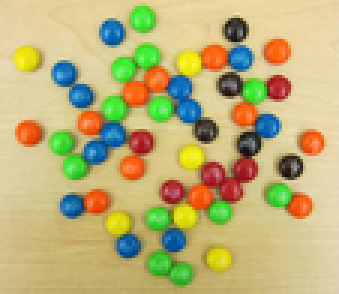
%> input picture ENGN4528_codes/ENGN4528_CLAB3/CV-lab4/mandm.png, 113 x 98 px, shrunk from 451 x 394 before the run (shown 3 times larger)
$ octave task1.m   (GNU Octave 9; MATLAB toolbox functions it lacks are replaced by stand-ins)
%> lines starting %> are read from the running program, lines starting %| are printed output that depends on the picture
### ENGN4528_codes/ENGN4528_CLAB3/CV-lab4/runK_means.m
function [  ] = runK_means( ImgName, factor, kValue, normFlag )
%> called with ImgName = 'mandm.png', factor = 1, kValue = 10, normFlag = 1
% This method used to run K means algorithm with given arguments

    Img = imread(ImgName);
%> Img is the input picture: size 98x113x3 uint8; mean R, G, B 188.3, 177.2, 120.1
%     figure('name', 'Input Colour Image');
%     imshow(Img);
%     Img = uint8(Img);
    display(size(Img));
%|     98   113     3

    % convert it to La*b* colour space
    cform   =  makecform('srgb2lab');
    lab = applycform(Img, cform); % get lab value space
%> lab: size 98x113x3 uint8; mean of channels 1, 2, 3 186.2, 128.4, 158.8

    % build 5-dimensional feature vectors
    features = im2feature(lab, factor, normFlag);

    % perform k-means algorithm
    [k_clusters, ~] = my_kmeans(features, kValue);

    % display results
    displayclusters(Img, k_clusters, factor, ImgName);

    fprintf('Finish Run %s image with factor is %d\n', ImgName, factor);
    pause(0.03);


end

### ENGN4528_codes/ENGN4528_CLAB3/CV-lab4/im2feature.m
function [ features ] = im2feature( img, factor, normFlag )
%> called with factor = 1, normFlag = 1
% This method used to extract features from given image, becuase this used
% to image segement, then each pixel should have a feature

    [rows, cols, ~] = size(img);
%> rows = 98; cols = 113
    npixels = rows * cols; % number of pixels
%> npixels = 11074

    % Each feature vector consists of [ L,a,b,x,y]
    [x,y] = meshgrid(1:cols, 1:rows); % get x, y values

    features = img;

    % add two dimensions for x, y coordinates in vectors
    features(:, :, 4) =  factor * x;
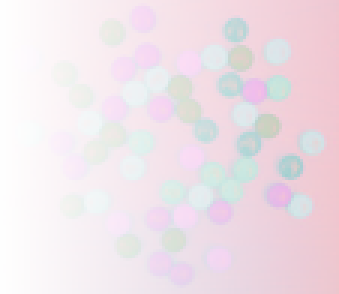
%> features: size 98x113x4 uint8 (shown 3 times larger); mean R, G, B, A 186.2, 128.4, 158.8, 57; transparent parts drawn white
    features(:, :, 5) =  factor * y;

    features = reshape(features, [npixels 5]);
    features = double(features);

    if normFlag > 0

        disp('Normalize Features');
        pause(0.03);

        % Normalize the features, which benefits to get two vector distance
        for i = 1 : size(features,2)

% [6 lines of commented-out code are left out]
            features(:,i) = features(:,i) - mean(features(:,i));
            % Normalize
            features(:,i) = features(:,i) / norm(features(:,i));

        end

    end

end

### ENGN4528_codes/ENGN4528_CLAB3/CV-lab4/my_kmeans.m
function [data_clusters, cluster_stats] = my_kmeans( features, k )
%> called with k = 10

% This function performs k-means clustering on data ,
% given (k) = the number of clusters.


%  Random Initialization
nFeatures = size(features, 1);
%> nFeatures = 11074
ndims = size(features, 2); % in the L a*b*, it is 5
%> ndims = 5

% in this method, we random assign each feature to a cluster
random_labels = floor(rand(nFeatures, 1) * k) + 1;
% display(random_labels);
data_clusters = random_labels;

cluster_stats = zeros(k, ndims + 1); % centre of clusters

distances = zeros(nFeatures, k);

while(1)

    pause(0.03);

    % Make a copy of cluster statistics for comparison purposes.
    % If the difference is very small, the while loop will exit.
    last_clusters = cluster_stats;

    % For each cluster
    for c = 1 : k

        % Find all data points assigned to this cluster
        [ind] = find(data_clusters == c);

        num_assigned = size(ind, 1);

        % some heuristic codes for exception handling.
        if( num_assigned < 1 )
            disp('No points were assigned to this cluster, some special processing is given below');

            % Calculate the maximum distances from each cluster
            max_distances = max(distances);

            [maxx, cluster_num] = max(max_distances);
            [maxx, data_point] = max(distances(:, cluster_num));

            data_clusters(data_point) = cluster_num;

            ind = data_point;
            num_assigned = 1;

        end   %% end of exception handling.

        % Save number of points per cluster,  plus the mean vectors.
        cluster_stats(c, 1) = num_assigned;

        % update centres of clusters
        if( num_assigned > 1 )

            summ = sum(features(ind, :));
            cluster_stats(c,2:ndims + 1) = summ / num_assigned;

        else
            cluster_stats(c,2:ndims + 1) = features(ind, :);
        end

    end

    % Exit criteria
    diff = sum(abs(cluster_stats(:) - last_clusters(:)));

    if( diff < 0.00001 )
        break;
    end

    % - Set each cluster center to the average of the points assigned to it.
    % - Assign each point to the nearest cluster center

    % first, get distances
    distances = getDistance(cluster_stats, features, ndims);

    % then, get smallest distance cluster number, and update the
    % membership assignment, i.e., update the data_clusters with current values.
    for featureCount = 1 : 	nFeatures

        [~, cluster_num] = min(distances(featureCount,:));
        % cluster_num is class number which has smallest distance to this
        % feature
        data_clusters(featureCount) = cluster_num;

    end

    % Display clusters for the purpose of debugging.
    cluster_stats

    %pause;
 end
% for example:  cluster_stats =
%
%   172.0000   -9.4800
%   177.0000    5.3816
%   192.0000   -2.1585

% cluster_stats =
%
%   165.0000   -9.6324
%   181.0000    5.2970
%   195.0000   -2.3686

### ENGN4528_codes/ENGN4528_CLAB3/CV-lab4/getDistance.m
function [ distances ] = getDistance( cluster_stats, features, ndims )
% This method used to calucate distance between each feature to each
% clusters, then save these reuslts in a distances matrix, which size is
% Number of Feature * Number of Cluster.

% In order to save cacluated process, we use squared Euclidean distance.

    k = size(cluster_stats, 1);
    nFeatures = size(features, 1);
    distances = zeros(nFeatures, k);

    for featureCount = 1 : nFeatures
        for culsterCount = 1 : k
            sumDistance = 0;
            for dimCount = 1 : ndims
                distance = (features(featureCount, dimCount) - cluster_stats(culsterCount, dimCount + 1))^2;
                sumDistance = sumDistance + distance;
            end
            distances(featureCount, culsterCount) = sqrt(sumDistance);
        end
    end
end

### ENGN4528_codes/ENGN4528_CLAB3/CV-lab4/task1.m
% use for task 1: implement own k-means clustering function
clc;
clear;

% read png image, if not in 3 * 8 bits RGB, transform it
mandmImgName = 'mandm.png';
% mandmImgName = 'ANUbuilding1.jpg';
factor = 1.0; % use to set weight of x and y values
kValue = 10;
normFlag = 1;

%> (the run ends here)
